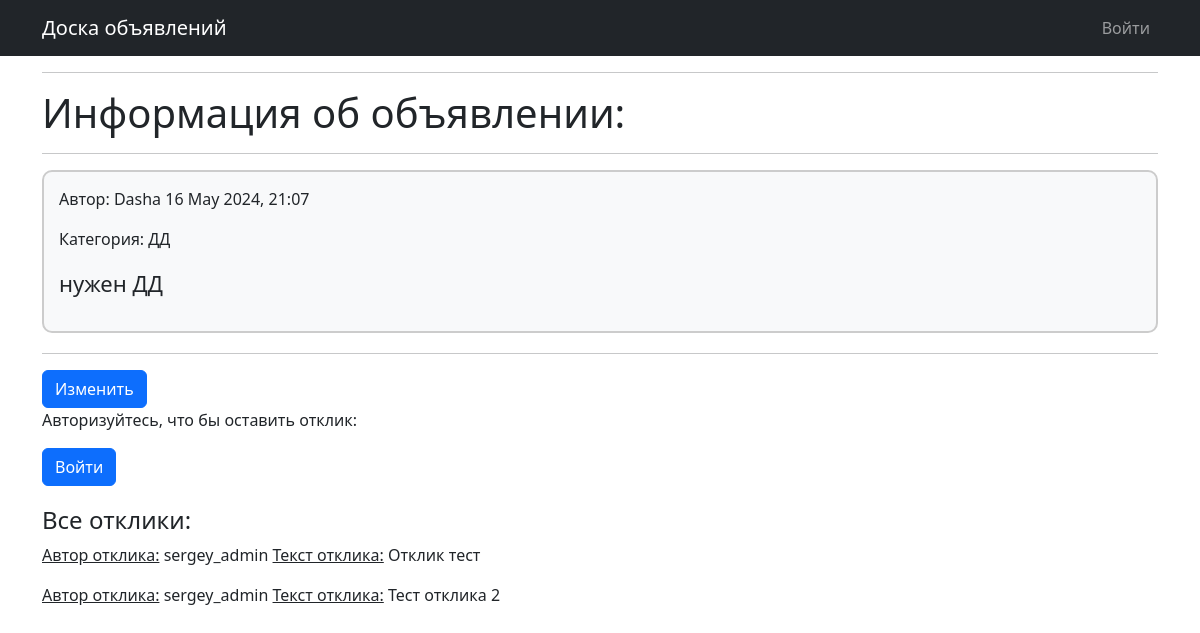
Screenshot of /posts/post/27/ with the database file from the repository.
### message_board/models.py (models this page shows, shortened)
class Post(models.Model):
    post_author = models.ForeignKey(User, on_delete=models.CASCADE)
    title = models.CharField(max_length=255)
    text = RichTextUploadingField()
    date = models.DateTimeField(auto_now=True)#обновляет метку каждый раз при изменении (сохранении) строки в базе
    category = models.ForeignKey(Category, on_delete=models.CASCADE)

class User(AbstractUser):
    code = models.CharField(max_length=15, blank=True, null=True)

class Category(models.Model):
    dd = 'ДД'
    tk = 'Танк'
    hl = 'Хил'
    tr = 'Торговец'
    gm = 'Гильдмастер'
    qg = 'Квестгивер'
    bs = 'Кузнец'
    tn = 'Кожевник'
    pm = 'Зельевар'
    sm = 'Мастер заклинаний'
    CATEGORY_TYPES = [
        (dd, 'DAMAGEDILLER'),
        (tk, 'TANK'),
        (hl, 'HEALER'),
        (tr, 'TRADER'),
        (gm, 'GILDMASTER'),
        (qg, 'QUESTGIVER'),
        (bs, 'BLACKSMITH'),
        (tn, 'TANNER'),
        (pm, 'POTIONMAKER'),
        (sm, 'SPELLMASTER'),
    ]
    name = models.CharField(max_length=17, choices=CATEGORY_TYPES)
    subscribers = models.ManyToManyField(User, blank=True, null=True, related_name='categories')

class Replay(models.Model):
    replay_author = models.ForeignKey(User, on_delete=models.CASCADE)
    text = models.TextField()
    date = models.DateTimeField(auto_now_add=True)
    status = models.BooleanField(default=False)# статус отклика по умолчанию False
    post = models.ForeignKey(Post, on_delete=models.CASCADE)

### message_board/views.py (the view)
# urls.py: path('post/<int:pk>/', PostDetail.as_view(), name='post_detail'),
class PostDetail(DetailView):
    model = Post
    template_name = 'post_detail.html'
    context_object_name = 'post'
    def get_context_data(self, **kwargs):
        context = super().get_context_data(**kwargs)
        context['replay_form'] = ReplayForm()
        return context
    def post(self, request, *args, **kwargs):
        post = self.get_object()
        form = ReplayForm(request.POST)
        if form.is_valid():
            replay = form.save(commit=False)
            replay.post = post
            replay.replay_author = request.user
            replay.save()
            return redirect('post_detail', pk=post.pk)

### templates/post_detail.html
{% extends 'flatpages/default.html' %}
{% block title %}
<hr>
<h1 class="page-title">Информация об объявлении:</h1>
<hr>
{% endblock title %}
{% block content %}
    <div style="border: 2px solid #ccc; border-radius: 10px; padding: 15px; margin-bottom: 20px; background-color: #f8f9fa;">
        <p>Автор: {{ post.post_author }}  {{ post.date|date:"d E Y, H:i" }}</p>
        <p>Категория: {{ post.category.name }}</p>
        <span style="font-size: 22px;">{{ post.text|safe }}</span>
    </div>
    <hr>
     <a class="btn btn-primary", href="{% url 'post_update' post.id %}">Изменить</a>
{% if user.is_authenticated %}
<h1>Добавить отклик</h1>
            <hr>
            <form method="post" style="max-width: 1200px; margin: 0 auto;">
                {% csrf_token %}
                    <div style="margin-bottom: 10px;">
                        {{ replay_form.text }}
                    </div>
                    <button type="submit" class="btn btn-primary">Отправить отклик</button>
            </form>
{% else %}
    <p>Авторизуйтесь, что бы оставить отклик:</p>
    <a class="btn btn-primary", href="{% url 'profile' %}">Войти</a>
{% endif %}
    {% if post.replay_set.all %}
        <h4 style="margin-top: 20px">Все отклики:</h4>
        {% for replay in post.replay_set.all %}
            <p><u>Автор отклика:</u> {{ replay.replay_author }} <u>Текст отклика:</u> {{ replay.text }} </p>
        {% endfor %}
    {% endif %}
{% endblock content %}

### rows the page displays
Post: post_author "Dasha", date "16 May 2024, 21:07", category.name "ДД", text "нужен ДД"
Replay: replay_author "sergey_admin", text "Отклик тест"
Replay: replay_author "sergey_admin", text "Тест отклика 2"
